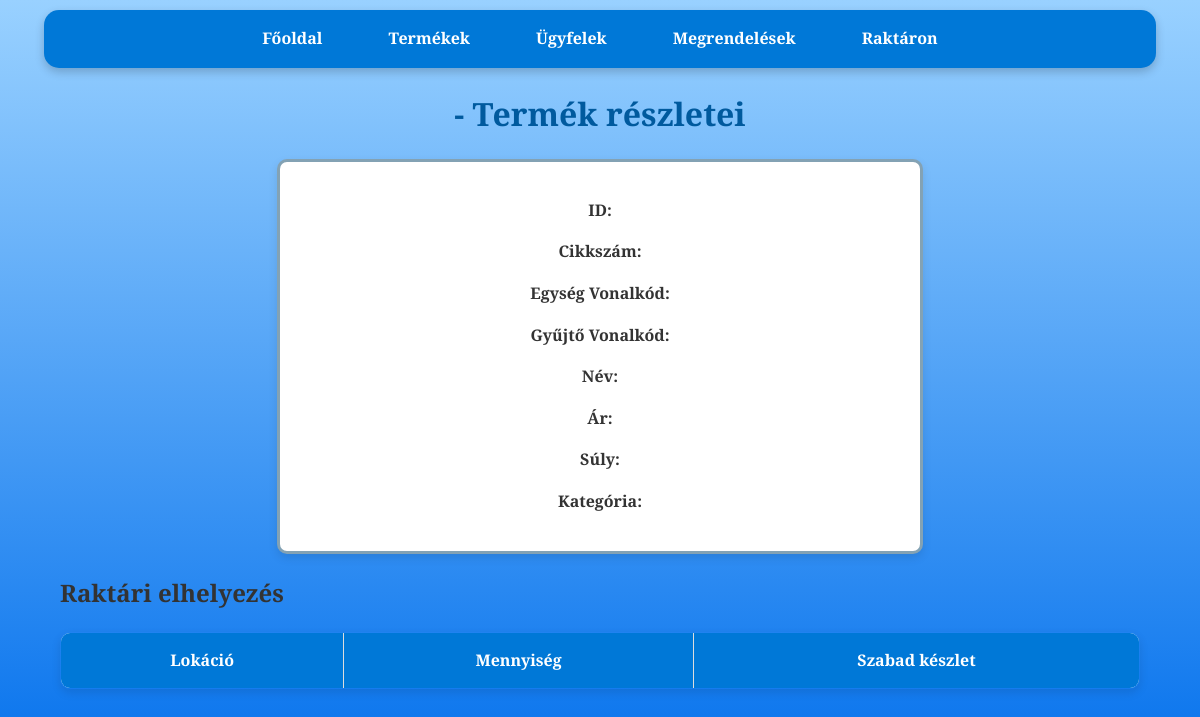
The page /product/20 on the database as committed earlier.
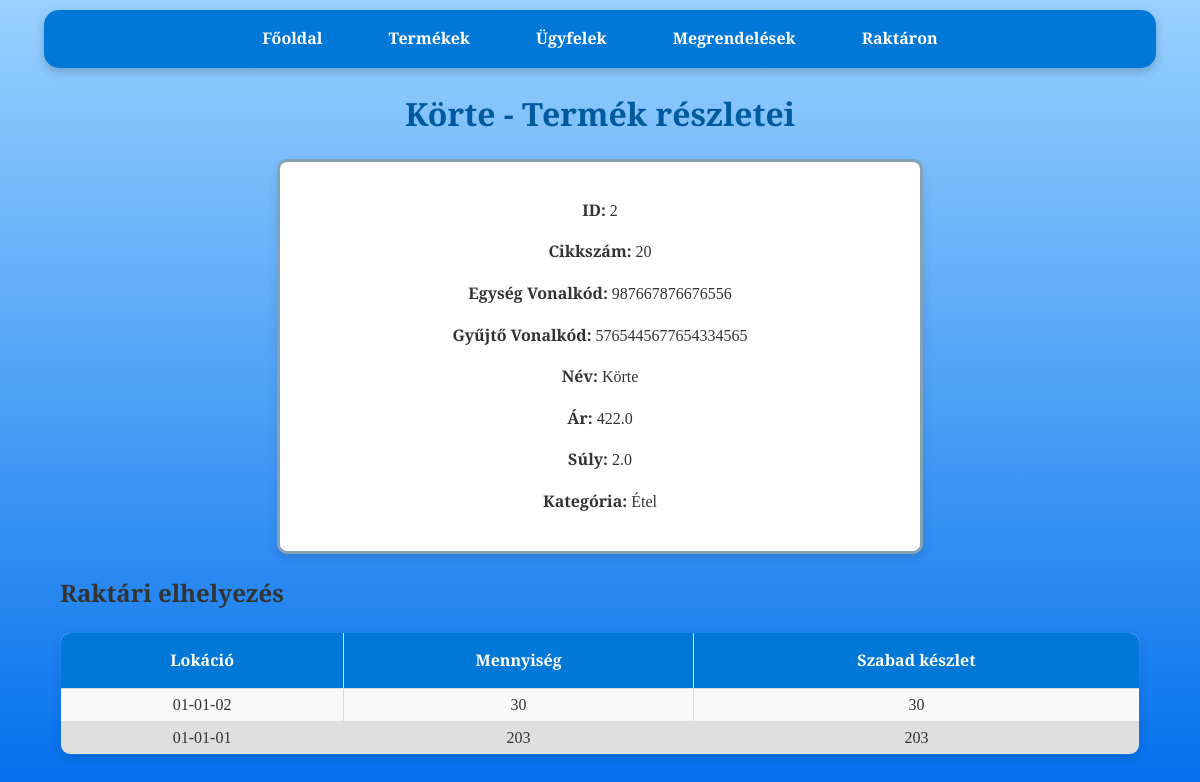
The same page on the database as committed later.
### tables this page shows
CREATE TABLE products (
                    id INTEGER PRIMARY KEY,
                    cikkszam TEXT UNIQUE,
                    egyseg_vonalkod INTEGER ,
                    gyujto_vonalkod INTEGER ,
                    nev TEXT,
                    ar REAL,
                    suly REAL,
                    kategoria TEXT);

CREATE TABLE stock (
                    id INTEGER PRIMARY KEY,
                    cikkszam TEXT,
                    lokacio TEXT,
                    mennyiseg INTEGER,
                    order_id INTEGER,
                    FOREIGN KEY(cikkszam) REFERENCES products(cikkszam),
                    FOREIGN KEY(order_id) REFERENCES orders(id));

### raktar_program-master/app.py (the view)
@app.route('/product/<cikkszam>')
def product_details(cikkszam):
    conn = get_db_connection()
    product = conn.execute(
        'SELECT * FROM products WHERE cikkszam = ?',
        (cikkszam,)
    ).fetchone()
    stock = conn.execute(
        '''SELECT stock.id, stock.lokacio,
                            (SELECT SUM(mennyiseg)
                            FROM stock s
                            WHERE s.cikkszam = ? AND s.lokacio = stock.lokacio) AS total_mennyiseg,
                            (SELECT SUM(mennyiseg)
                            FROM stock s
                            WHERE s.cikkszam = ? AND s.lokacio = stock.lokacio  AND s.order_id IS NULL) AS mennyiseg_null
                            FROM products JOIN stock ON stock.cikkszam = products.cikkszam
                            WHERE stock.order_id IS NULL AND total_mennyiseg IS NOT NULL AND stock.cikkszam = ?''',
        (cikkszam, cikkszam, cikkszam)
    ).fetchall()
    conn.close()
    return render_template(
        'product_details.html',
        product=product,
        stock=stock
    )

### raktar_program-master/app.py (called while the page is built)
def get_db_connection():
    conn = sqlite3.connect('database.db')
    conn.row_factory = sqlite3.Row
    return conn

### raktar_program-master/templates/product_details.html (shortened to what this page needs)
<!DOCTYPE html>
<html lang="hu">
<head>
    <link rel="stylesheet" href="{{ url_for('static', filename='css/style.css') }}">
</head>
<body>
    <nav>
        <a href="{{ url_for('index') }}">Főoldal</a>
        <a href="{{ url_for('products') }}">Termékek</a>
        <a href="{{ url_for('customers') }}">Ügyfelek</a>
        <a href="{{ url_for('orders') }}">Megrendelések</a>
        <a href="{{ url_for('stock') }}">Raktáron</a>
    </nav>
    <h1>{{ product.nev }} - Termék részletei</h1>
    <div class="product-details">
        <form class="formkeret">
            <p><strong>ID:</strong> {{ product.id }}</p>
            <p><strong>Cikkszám:</strong> {{ product.cikkszam }}</p>
            <p><strong>Egység Vonalkód:</strong> {{ product.egyseg_vonalkod }}</p>
            <p><strong>Gyűjtő Vonalkód:</strong> {{ product.gyujto_vonalkod }}</p>
            <p><strong>Név:</strong> {{ product.nev }}</p>
            <p><strong>Ár:</strong> {{ product.ar }}</p>
            <p><strong>Súly:</strong> {{ product.suly }}</p>
            <p><strong>Kategória:</strong> {{ product.kategoria }}</p>
        </form>
    </div>
    <div class="container">
        <h2>Raktári elhelyezés</h2>
        <table>
            <thead>
                <tr>
                    <th>Lokáció</th>
                    <th>Mennyiség</th>
                    <th>Szabad készlet</th>
                </tr>
            </thead>
            <tbody>
                {% for item in stock %}
                <tr>
                    <td>{{ item.lokacio }}</td>
                    <td>{{ item.total_mennyiseg }}</td>
                    <td>{{ item.mennyiseg_null }}</td>
                </tr>
                {% endfor %}
            </tbody>
        </table>
    </div>
</body>
</html>

Rows that differ between the two databases and show on the page:
now on this page (row edited): products: nev "Körte", id "2", cikkszam "20", egyseg_vonalkod "987667876676556", gyujto_vonalkod "5765445677654334565", ar "422.0", suly "2.0", kategoria "Étel"
added stock: lokacio "01-01-02", total_mennyiseg "30", mennyiseg_null "30"
now on this page (row edited): stock: lokacio "01-01-01", total_mennyiseg "203", mennyiseg_null "203"
